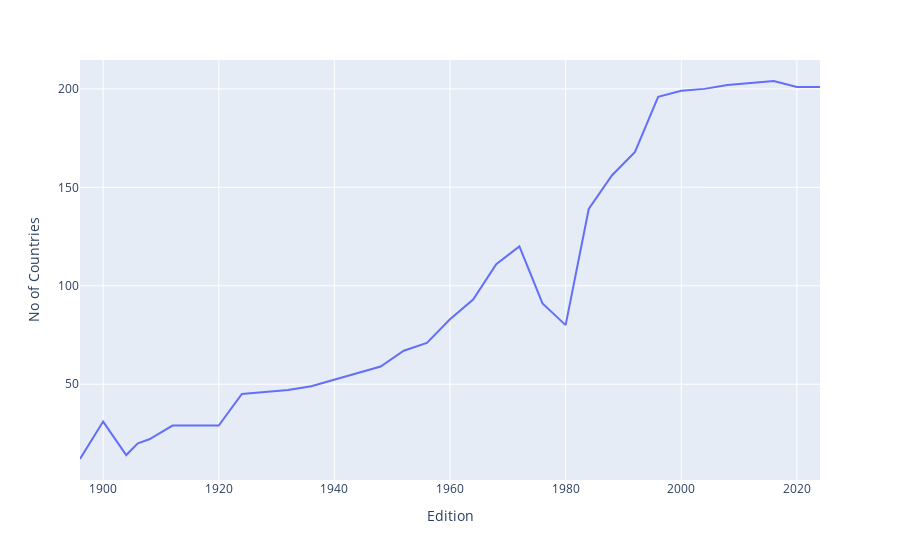

The notebook cell this image was saved under:
### Code cell
fig=px.line(nations_over_time,x="Edition",y="No of Countries")
fig.show()

### Figure 1 — Plotly figure (JSON) as saved in the notebook; plotly's stock layout.template omitted (floating-point values rounded to 4 significant figures)
{"data": [{"hovertemplate": "Edition=%{x}<br>No of Countries=%{y}<extra></extra>", "legendgroup": "", "line": {"color": "#636efa", "dash": "solid"}, "marker": {"symbol": "circle"}, "mode": "lines", "name": "", "orientation": "v", "showlegend": false, "type": "scatter", "x": [1896, 1900, 1904, 1906, 1908, 1912, 1920, 1924, 1928, 1932, 1936, 1948, 1952, 1956, 1960, 1964, 1968, 1972, 1976, 1980, 1984, 1988, 1992, 1996, 2000, 2004, 2008, 2012, 2016, 2020, 2024], "xaxis": "x", "y": [12, 31, 14, 20, 22, 29, 29, 45, 46, 47, 49, 59, 67, 71, 83, 93, 111, 120, 91, 80, 139, 156, 168, 196, 199, 200, 202, 203, 204, 201, 201], "yaxis": "y"}], "layout": {"legend": {"tracegroupgap": 0}, "margin": {"t": 60}, "xaxis": {"anchor": "y", "domain": [0, 1], "title": {"text": "Edition"}}, "yaxis": {"anchor": "x", "domain": [0, 1], "title": {"text": "No of Countries"}}}}
